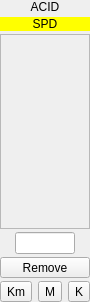
<?xml version="1.0" encoding="UTF-8"?>
<ui version="4.0">
 <class>SpeedWidget</class>
 <widget class="QWidget" name="SpeedWidget">
  <property name="enabled">
   <bool>true</bool>
  </property>
  <property name="geometry">
   <rect>
    <x>0</x>
    <y>0</y>
    <width>81</width>
    <height>302</height>
   </rect>
  </property>
  <property name="sizePolicy">
   <sizepolicy hsizetype="Ignored" vsizetype="Ignored">
    <horstretch>0</horstretch>
    <verstretch>0</verstretch>
   </sizepolicy>
  </property>
  <property name="windowTitle">
   <string>LevelsWidget</string>
  </property>
  <property name="autoFillBackground">
   <bool>false</bool>
  </property>
  <layout class="QVBoxLayout" name="verticalLayout_2">
   <property name="spacing">
    <number>0</number>
   </property>
   <property name="margin">
    <number>0</number>
   </property>
   <item>
    <layout class="QVBoxLayout" name="verticalLayout">
     <property name="spacing">
      <number>3</number>
     </property>
     <item>
      <widget class="QLabel" name="labelACID">
       <property name="text">
        <string>ACID</string>
       </property>
       <property name="alignment">
        <set>Qt::AlignCenter</set>
       </property>
      </widget>
     </item>
     <item>
      <widget class="QLabel" name="labelType">
       <property name="styleSheet">
        <string notr="true">background-color: rgb(255, 255, 0);</string>
       </property>
       <property name="text">
        <string>SPD</string>
       </property>
       <property name="alignment">
        <set>Qt::AlignCenter</set>
       </property>
      </widget>
     </item>
     <item>
      <widget class="QScrollArea" name="scrollArea">
       <property name="sizePolicy">
        <sizepolicy hsizetype="Expanding" vsizetype="Expanding">
         <horstretch>0</horstretch>
         <verstretch>0</verstretch>
        </sizepolicy>
       </property>
       <property name="verticalScrollBarPolicy">
        <enum>Qt::ScrollBarAlwaysOff</enum>
       </property>
       <property name="horizontalScrollBarPolicy">
        <enum>Qt::ScrollBarAlwaysOff</enum>
       </property>
       <property name="widgetResizable">
        <bool>true</bool>
       </property>
       <widget class="QWidget" name="scrollAreaWidgetContents">
        <property name="geometry">
         <rect>
          <x>0</x>
          <y>0</y>
          <width>77</width>
          <height>195</height>
         </rect>
        </property>
       </widget>
      </widget>
     </item>
     <item>
      <layout class="QHBoxLayout" name="horizontalLayout_2">
       <item>
        <widget class="QLineEdit" name="customValue">
         <property name="maximumSize">
          <size>
           <width>60</width>
           <height>16777215</height>
          </size>
         </property>
         <property name="maxLength">
          <number>4</number>
         </property>
        </widget>
       </item>
      </layout>
     </item>
     <item>
      <widget class="QToolButton" name="tbRemove">
       <property name="sizePolicy">
        <sizepolicy hsizetype="Preferred" vsizetype="Fixed">
         <horstretch>0</horstretch>
         <verstretch>0</verstretch>
        </sizepolicy>
       </property>
       <property name="text">
        <string>Remove</string>
       </property>
      </widget>
     </item>
     <item>
      <layout class="QHBoxLayout" name="horizontalLayout">
       <item>
        <widget class="QToolButton" name="kmButton">
         <property name="text">
          <string>Km</string>
         </property>
         <property name="checkable">
          <bool>true</bool>
         </property>
         <property name="autoExclusive">
          <bool>true</bool>
         </property>
        </widget>
       </item>
       <item>
        <widget class="QToolButton" name="mButton">
         <property name="sizePolicy">
          <sizepolicy hsizetype="Preferred" vsizetype="Fixed">
           <horstretch>0</horstretch>
           <verstretch>0</verstretch>
          </sizepolicy>
         </property>
         <property name="text">
          <string>M</string>
         </property>
         <property name="checkable">
          <bool>true</bool>
         </property>
         <property name="autoExclusive">
          <bool>true</bool>
         </property>
        </widget>
       </item>
       <item>
        <widget class="QToolButton" name="ktButton">
         <property name="sizePolicy">
          <sizepolicy hsizetype="Preferred" vsizetype="Fixed">
           <horstretch>0</horstretch>
           <verstretch>0</verstretch>
          </sizepolicy>
         </property>
         <property name="text">
          <string>K</string>
         </property>
         <property name="checkable">
          <bool>true</bool>
         </property>
         <property name="autoExclusive">
          <bool>true</bool>
         </property>
         <property name="toolButtonStyle">
          <enum>Qt::ToolButtonIconOnly</enum>
         </property>
         <property name="autoRaise">
          <bool>false</bool>
         </property>
        </widget>
       </item>
      </layout>
     </item>
    </layout>
   </item>
  </layout>
 </widget>
 <layoutdefault spacing="6" margin="11"/>
 <resources/>
 <connections/>
</ui>
